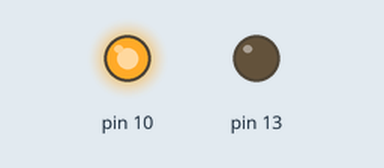
Bench run of a sketch on a simulated Arduino Uno, built with avr-gcc and run on an emulated ATmega328P. Parts: output pins drawn as LEDs (lit = HIGH).

Above: at 1.0 s.
At 3.0 s:
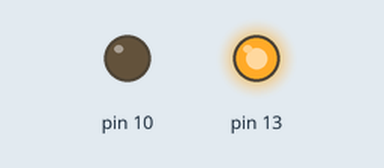
Timing chart, 0 to 5.2 s (numbered marks = the images above):
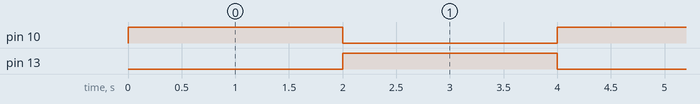

Measured:
- by itself, pin 10, pin 13: alternates HIGH for 2.0 s and LOW for 2.0 s

The sketch:

opdracht_1.ino
```cpp
void setup() {
  // Zet pin 10 & 13 aan
  pinMode(10, OUTPUT);
  pinMode(13, OUTPUT);
}

void loop() {
  // Zet het ledje op pin 13 uit, en op 10 aan
  digitalWrite(13, LOW);
  digitalWrite(10, HIGH);

  // Wacht 2 seconden
  delay(2000);

  // Zet het ledje op pin 13 aan, en op 10 uit
  digitalWrite(13, HIGH);
  digitalWrite(10, LOW);

  // Wacht 2 seconden
  delay(2000);
}
```
